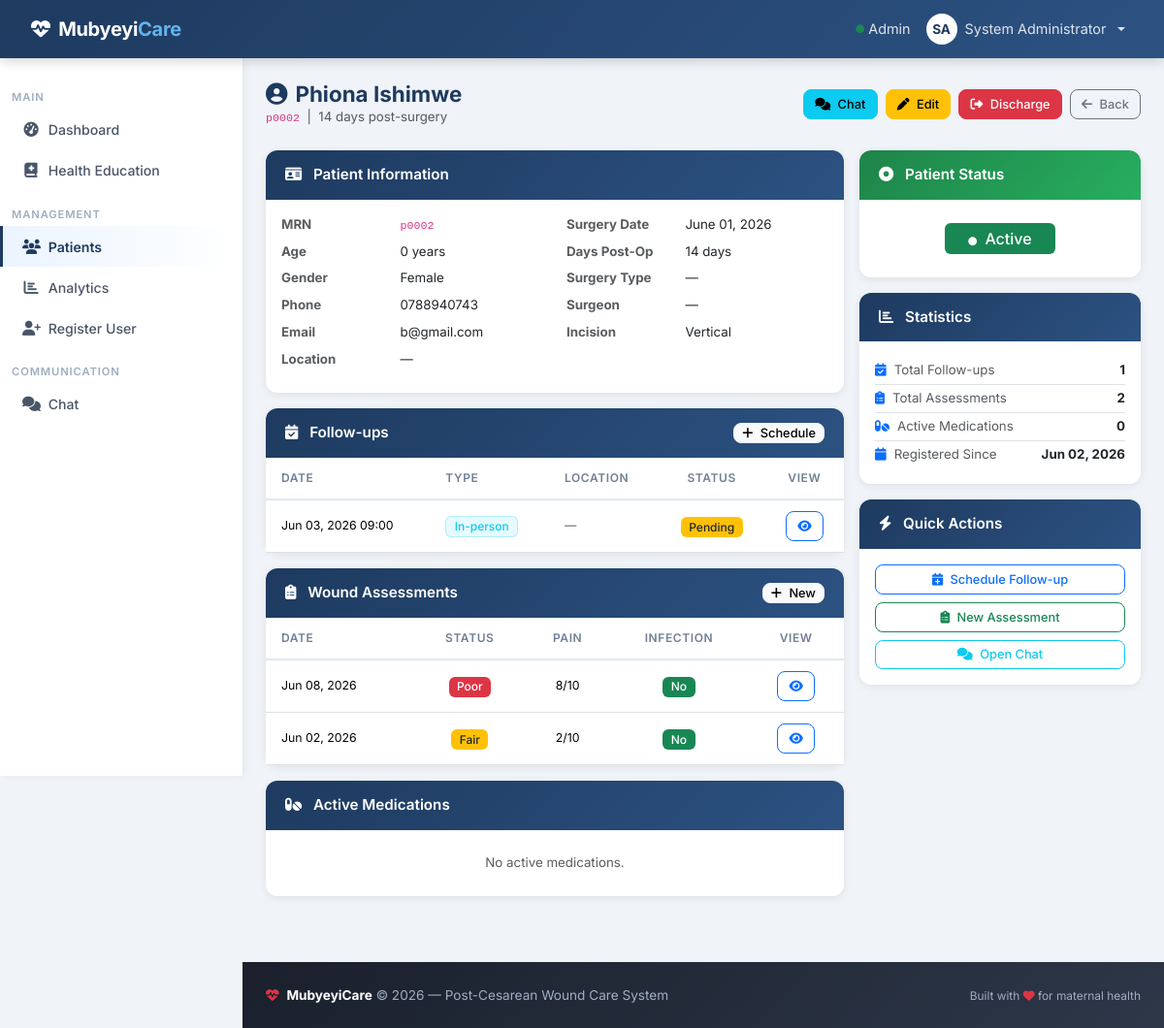
The app's page /patients/4 (signed in), older data.
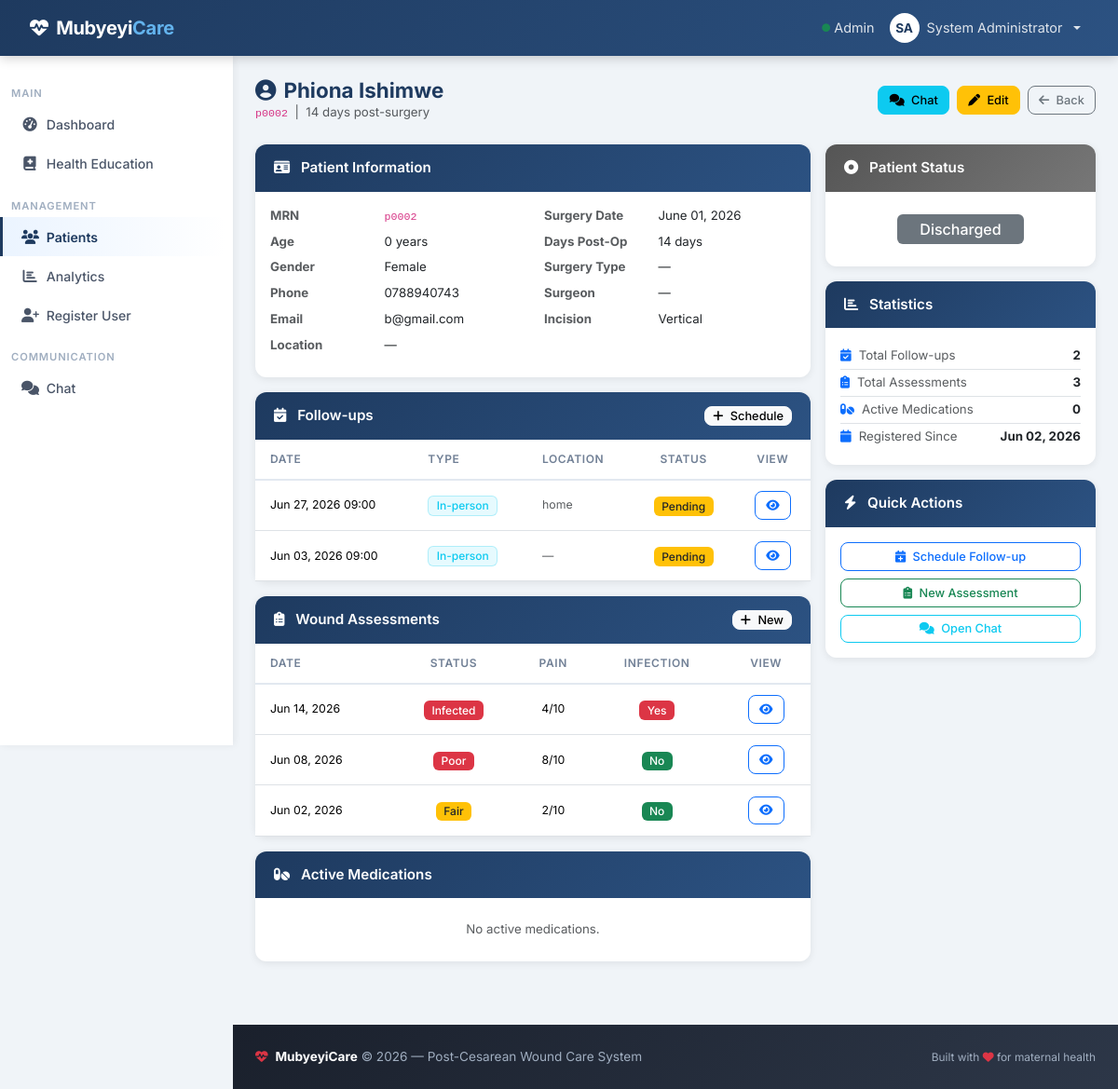
The same page, newer data.
### models.py (models this page shows, shortened)
class FollowUp(db.Model):
    id = db.Column(db.Integer, primary_key=True)
    patient_id = db.Column(db.Integer, db.ForeignKey('patient.id'), nullable=False)
    created_by_id = db.Column(db.Integer, db.ForeignKey('user.id'), nullable=False)
    follow_up_date = db.Column(db.DateTime, nullable=False)
    follow_up_type = db.Column(db.String(50), nullable=False)  # e.g., "In-person", "Telemedicine", "Phone"
    visit_location = db.Column(db.String(255))  # e.g., "OPD", "Home"
    notes = db.Column(db.Text)
    vitals_recorded = db.Column(db.Boolean, default=False)
    is_completed = db.Column(db.Boolean, default=False)
    completion_date = db.Column(db.DateTime)
    created_at = db.Column(db.DateTime, default=datetime.utcnow)
    updated_at = db.Column(db.DateTime, default=datetime.utcnow, onupdate=datetime.utcnow)
    wound_assessment = db.relationship('WoundAssessment', backref='follow_up', uselist=False, cascade='all, delete-orphan')
    vital_signs = db.relationship('VitalSigns', backref='follow_up', uselist=False, cascade='all, delete-orphan')

class WoundAssessment(db.Model):
    id = db.Column(db.Integer, primary_key=True)
    patient_id = db.Column(db.Integer, db.ForeignKey('patient.id'), nullable=False)
    follow_up_id = db.Column(db.Integer, db.ForeignKey('follow_up.id'))
    assessment_date = db.Column(db.DateTime, default=datetime.utcnow)
    status = db.Column(db.Enum(WoundStatus), default=WoundStatus.GOOD)
    redness_present = db.Column(db.Boolean, default=False)
    swelling_present = db.Column(db.Boolean, default=False)
    discharge_present = db.Column(db.Boolean, default=False)
    discharge_type = db.Column(db.String(100))  # e.g., "Serosanguinous", "Purulent"
    dehiscence_present = db.Column(db.Boolean, default=False)
    infection_signs = db.Column(db.Boolean, default=False)
    incision_length = db.Column(db.Float)  # in cm
    wound_depth = db.Column(db.Float)  # in mm
    pain_level = db.Column(db.Integer)  # 0-10 scale
    healing_progress = db.Column(db.String(50))  # e.g., "On track", "Delayed"
    observations = db.Column(db.Text)
    dressing_change_needed = db.Column(db.Boolean, default=False)
    dressing_type = db.Column(db.String(100))
    antibiotic_prescribed = db.Column(db.Boolean, default=False)
    created_at = db.Column(db.DateTime, default=datetime.utcnow)
    updated_at = db.Column(db.DateTime, default=datetime.utcnow, onupdate=datetime.utcnow)

### routes/patients.py (the view)
@patients_bp.route('/<int:patient_id>')
@login_required
@doctor_nurse_required
def view_patient(patient_id):
    patient = Patient.query.get_or_404(patient_id)
    if current_user.role == UserRole.ADMIN:
        pass
    elif current_user.role == UserRole.CHW:
        if not current_user.location or patient.location != current_user.location:
            flash('You do not have permission to view this patient.', 'error')
            return redirect(url_for('dashboard.index'))
    elif patient.primary_doctor_id != current_user.id:
        flash('You do not have permission to view this patient.', 'error')
        return redirect(url_for('dashboard.index'))
    follow_ups = patient.follow_ups.order_by(FollowUp.follow_up_date.desc()).all()
    assessments = patient.wound_assessments.order_by(WoundAssessment.assessment_date.desc()).all()
    medications = patient.medications.filter_by(is_active=True).all()
    return render_template('patients/view.html',
                         patient=patient,
                         follow_ups=follow_ups,
                         assessments=assessments,
                         medications=medications)

### models.py (called while the page is built)
    def get_full_name(self):
        return f"{self.first_name} {self.last_name}"

    def get_full_name(self):
        return f"{self.first_name} {self.last_name}"

    def get_age(self):
        today = datetime.utcnow().date()
        return today.year - self.date_of_birth.year - (
            (today.month, today.day) < (self.date_of_birth.month, self.date_of_birth.day)
        )

    def days_post_surgery(self):
        return (datetime.utcnow().date() - self.surgery_date).days

### routes/auth.py (called while the page is built)
def doctor_nurse_required(f):
    @wraps(f)
    def decorated_function(*args, **kwargs):
        if not current_user.is_authenticated or current_user.role not in [UserRole.DOCTOR, UserRole.NURSE, UserRole.CHW, UserRole.ADMIN]:
            flash('Healthcare provider access required.', 'error')
            return redirect(url_for('dashboard.index'))
        return f(*args, **kwargs)
    return decorated_function

### templates/patients/view.html (shortened to what the changed rows need)
{% extends "base.html" %}
{% block content %}
<div class="page-header" data-aos="fade-down">
    <div>
        <h2><i class="fas fa-user-circle me-2"></i>{{ patient.get_full_name() }}</h2>
    </div>
    <div class="d-flex gap-2 flex-wrap">
        {% if patient.is_active %}
        <form method="POST" action="{{ url_for('patients.discharge_patient', patient_id=patient.id) }}" style="display:inline;">
            <button type="submit" class="btn btn-danger btn-sm"
                    data-confirm="Are you sure you want to discharge this patient?">
                <i class="fas fa-sign-out-alt me-1"></i> Discharge
            </button>
        </form>
        {% endif %}
    </div>
</div>
<div class="row g-3">
    <div class="col-lg-8">
        <div class="card mb-3" data-aos="fade-up" data-aos-delay="40">
            <div class="card-body p-0">
                {% if follow_ups %}
                <div class="table-responsive">
                    <table class="table table-sm table-hover mb-0">
                        <thead>
                            <tr>
                                <th>Date</th>
                                <th>Type</th>
                                <th>Location</th>
                                <th class="text-center">Status</th>
                                <th class="text-center">View</th>
                            </tr>
                        </thead>
                        <tbody>
                            {% for fu in follow_ups %}
                            <tr>
                                <td class="small">{{ fu.follow_up_date.strftime('%b %d, %Y %H:%M') }}</td>
                                <td>
                                    <span class="badge bg-info bg-opacity-10 text-info border border-info border-opacity-25">
                                        {{ fu.follow_up_type }}
                                    </span>
                                </td>
                                <td class="small text-muted">{{ fu.visit_location or '—' }}</td>
                                <td class="text-center">
                                    {% if fu.is_completed %}
                                    <span class="badge bg-success">Completed</span>
                                    {% else %}
                                    <span class="badge bg-warning text-dark">Pending</span>
                                    {% endif %}
                                </td>
                                <td class="text-center">
                                    <a href="{{ url_for('follow_ups.view_follow_up', follow_up_id=fu.id) }}"
                                       class="btn btn-sm btn-outline-primary"><i class="fas fa-eye"></i></a>
                                </td>
                            </tr>
                            {% endfor %}
                        </tbody>
                    </table>
                </div>
                {% else %}
                <div class="text-center py-4 text-muted small">No follow-ups scheduled yet.</div>
                {% endif %}
            </div>
        </div>
        <div class="card mb-3" data-aos="fade-up" data-aos-delay="80">
            <div class="card-body p-0">
                {% if assessments %}
                <div class="table-responsive">
                    <table class="table table-sm table-hover mb-0">
                        <thead>
                            <tr>
                                <th>Date</th>
                                <th class="text-center">Status</th>
                                <th class="text-center">Pain</th>
                                <th class="text-center">Infection</th>
                                <th class="text-center">View</th>
                            </tr>
                        </thead>
                        <tbody>
                            {% for a in assessments %}
                            <tr>
                                <td class="small">{{ a.assessment_date.strftime('%b %d, %Y') }}</td>
                                <td class="text-center">
                                    <span class="badge bg-{{ 'success' if a.status.value == 'excellent' else 'info' if a.status.value == 'good' else 'warning text-dark' if a.status.value == 'fair' else 'danger' }}">
                                        {{ a.status.value.capitalize() }}
                                    </span>
                                </td>
                                <td class="text-center small">{{ a.pain_level }}/10</td>
                                <td class="text-center">
                                    {% if a.infection_signs %}
                                    <span class="badge bg-danger">Yes</span>
                                    {% else %}
                                    <span class="badge bg-success">No</span>
                                    {% endif %}
                                </td>
                                <td class="text-center">
                                    <a href="{{ url_for('assessments.view_assessment', assessment_id=a.id) }}"
                                       class="btn btn-sm btn-outline-primary"><i class="fas fa-eye"></i></a>
                                </td>
                            </tr>
                            {% endfor %}
                        </tbody>
                    </table>
                </div>
                {% else %}
                <div class="text-center py-4 text-muted small">No assessments recorded yet.</div>
                {% endif %}
            </div>
        </div>
    </div>
    <div class="col-lg-4">
        <div class="card mb-3" data-aos="fade-up">
            <div class="card-body text-center py-4">
                {% if patient.is_active %}
                <span class="badge bg-success px-4 py-2 fs-6">
                    <i class="fas fa-circle me-1" style="font-size:.55rem;"></i> Active
                </span>
                {% else %}
                <span class="badge bg-secondary px-4 py-2 fs-6">Discharged</span>
                {% endif %}
            </div>
        </div>
        <div class="card mb-3" data-aos="fade-up" data-aos-delay="40">
            <div class="card-body">
                <ul class="list-unstyled small mb-0">
                    <li class="d-flex justify-content-between py-1 border-bottom">
                        <span class="text-muted"><i class="fas fa-calendar-check me-2 text-primary"></i>Total Follow-ups</span>
                        <strong>{{ follow_ups|length }}</strong>
                    </li>
                    <li class="d-flex justify-content-between py-1 border-bottom">
                        <span class="text-muted"><i class="fas fa-clipboard-list me-2 text-primary"></i>Total Assessments</span>
                        <strong>{{ assessments|length }}</strong>
                    </li>
                </ul>
            </div>
        </div>
    </div>
</div>
{% endblock %}

Row changes from the older to the newer data that the page shows:
changed Patient "Phiona Ishimwe": is_active True → False (drawn)
added FollowUp: follow_up_date "Jun 27, 2026 09:00", follow_up_type "In-person", visit_location "home", is_completed "Pending"
added WoundAssessment: assessment_date "Jun 14, 2026", status.value "Infected", pain_level "4", infection_signs "Yes"
Text that changed along with them:
{{ follow_ups|length }}: "1" → "2"
{{ assessments|length }}: "2" → "3"
text no longer shown: "Discharge Active"
text now shown: "Discharged"
